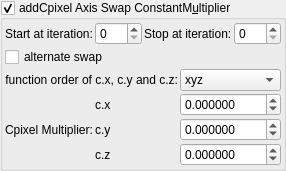
    <widget class="MyGroupBox" name="groupCheck_transf_addCpixel_enabled_false">
     <property name="toolTip">
      <string>&lt;html&gt;&lt;head/&gt;&lt;body&gt;&lt;p&gt;Cpixel is CVector3 c = ( c.x, c.y, c.z). It is each original point (pixel) in 3D space where the iteration starts from, ( c = original z for each point .) It is commonly found in formula structures z = f(z) + c.&lt;/p&gt;&lt;p&gt;The Cpixel multiplier effectively scales this point &amp;quot;c&amp;quot;.&lt;/p&gt;&lt;p&gt;This transform allows the swapping of the order of the &amp;quot;CVector3 c&amp;quot; components before being multiplied by &amp;quot;CVector3 z&amp;quot; components.&lt;/p&gt;&lt;/body&gt;&lt;/html&gt;</string>
     </property>
     <property name="title">
      <string>addCpixel Axis Swap ConstantM&amp;ultiplier</string>
     </property>
     <property name="checkable">
      <bool>true</bool>
     </property>
     <layout class="QVBoxLayout" name="verticalLayout_50">
      <property name="spacing">
       <number>2</number>
      </property>
      <property name="leftMargin">
       <number>2</number>
      </property>
      <property name="topMargin">
       <number>2</number>
      </property>
      <property name="rightMargin">
       <number>2</number>
      </property>
      <property name="bottomMargin">
       <number>2</number>
      </property>
      <item>
       <layout class="QGridLayout" name="gridLayout_81">
        <property name="spacing">
         <number>2</number>
        </property>
        <item row="3" column="3">
         <widget class="MySpinBox" name="spinboxInt_transf_stop_iterations_H">
          <property name="sizePolicy">
           <sizepolicy hsizetype="Preferred" vsizetype="Maximum">
            <horstretch>0</horstretch>
            <verstretch>0</verstretch>
           </sizepolicy>
          </property>
          <property name="maximum">
           <number>999</number>
          </property>
         </widget>
        </item>
        <item row="3" column="2">
         <widget class="QLabel" name="label_52">
          <property name="text">
           <string>Stop at iteration:</string>
          </property>
         </widget>
        </item>
        <item row="3" column="1">
         <widget class="MySpinBox" name="spinboxInt_transf_start_iterations_H">
          <property name="sizePolicy">
           <sizepolicy hsizetype="Minimum" vsizetype="Maximum">
            <horstretch>0</horstretch>
            <verstretch>0</verstretch>
           </sizepolicy>
          </property>
          <property name="minimum">
           <number>0</number>
          </property>
          <property name="maximum">
           <number>999</number>
          </property>
          <property name="value">
           <number>0</number>
          </property>
         </widget>
        </item>
        <item row="3" column="0">
         <widget class="QLabel" name="label_72">
          <property name="text">
           <string>Start at iteration:</string>
          </property>
         </widget>
        </item>
       </layout>
      </item>
      <item>
       <layout class="QGridLayout" name="gridLayout_24" columnstretch="0,0,0,1">
        <property name="spacing">
         <number>2</number>
        </property>
        <item row="0" column="0" colspan="2">
         <widget class="MyCheckBox" name="checkBox_transf_alternate_enabled_false">
          <property name="text">
           <string>alternate swap</string>
          </property>
         </widget>
        </item>
        <item row="3" column="3">
         <widget class="MyDoubleSpinBox" name="spinbox3_transf_constant_multiplier_111_y">
          <property name="sizePolicy">
           <sizepolicy hsizetype="Minimum" vsizetype="Maximum">
            <horstretch>0</horstretch>
            <verstretch>0</verstretch>
           </sizepolicy>
          </property>
          <property name="prefix">
           <string/>
          </property>
          <property name="suffix">
           <string/>
          </property>
          <property name="decimals">
           <number>6</number>
          </property>
          <property name="minimum">
           <double>-99.989999999999995</double>
          </property>
          <property name="maximum">
           <double>99.989999999999995</double>
          </property>
          <property name="singleStep">
           <double>0.100000000000000</double>
          </property>
         </widget>
        </item>
        <item row="2" column="3">
         <widget class="MyDoubleSpinBox" name="spinbox3_transf_constant_multiplier_111_x">
          <property name="sizePolicy">
           <sizepolicy hsizetype="Minimum" vsizetype="Maximum">
            <horstretch>0</horstretch>
            <verstretch>0</verstretch>
           </sizepolicy>
          </property>
          <property name="prefix">
           <string/>
          </property>
          <property name="suffix">
           <string/>
          </property>
          <property name="decimals">
           <number>6</number>
          </property>
          <property name="minimum">
           <double>-99.989999999999995</double>
          </property>
          <property name="maximum">
           <double>99.989999999999995</double>
          </property>
          <property name="singleStep">
           <double>0.100000000000000</double>
          </property>
         </widget>
        </item>
        <item row="2" column="1">
         <widget class="QLabel" name="label_116">
          <property name="text">
           <string notr="true">c.x</string>
          </property>
         </widget>
        </item>
        <item row="3" column="1">
         <widget class="QLabel" name="label_114">
          <property name="text">
           <string notr="true">c.y</string>
          </property>
         </widget>
        </item>
        <item row="4" column="1">
         <widget class="QLabel" name="label_117">
          <property name="text">
           <string notr="true">c.z</string>
          </property>
         </widget>
        </item>
        <item row="4" column="3">
         <widget class="MyDoubleSpinBox" name="spinbox3_transf_constant_multiplier_111_z">
          <property name="sizePolicy">
           <sizepolicy hsizetype="Minimum" vsizetype="Maximum">
            <horstretch>0</horstretch>
            <verstretch>0</verstretch>
           </sizepolicy>
          </property>
          <property name="prefix">
           <string/>
          </property>
          <property name="suffix">
           <string/>
          </property>
          <property name="decimals">
           <number>6</number>
          </property>
          <property name="minimum">
           <double>-99.989999999999995</double>
          </property>
          <property name="maximum">
           <double>99.989999999999995</double>
          </property>
          <property name="singleStep">
           <double>0.100000000000000</double>
          </property>
         </widget>
        </item>
        <item row="2" column="0" rowspan="3">
         <widget class="QLabel" name="label_108">
          <property name="text">
           <string>Cpixel Multiplier:</string>
          </property>
         </widget>
        </item>
        <item row="1" column="3">
         <widget class="MyComboBox" name="comboBox_mandelbulbMulti_order_of_xyz_C">
          <item>
           <property name="text">
            <string notr="true">xyz</string>
           </property>
          </item>
          <item>
           <property name="text">
            <string notr="true">xzy</string>
           </property>
          </item>
          <item>
           <property name="text">
            <string notr="true">yxz</string>
           </property>
          </item>
          <item>
           <property name="text">
            <string notr="true">yzx</string>
           </property>
          </item>
          <item>
           <property name="text">
            <string notr="true">zxy</string>
           </property>
          </item>
          <item>
           <property name="text">
            <string notr="true">zyx</string>
           </property>
          </item>
         </widget>
        </item>
        <item row="1" column="0" colspan="2">
         <widget class="QLabel" name="label">
          <property name="text">
           <string>function order of c.x, c.y and c.z:</string>
          </property>
          <property name="alignment">
           <set>Qt::AlignRight|Qt::AlignTrailing|Qt::AlignVCenter</set>
          </property>
         </widget>
        </item>
       </layout>
      </item>
     </layout>
    </widget>
